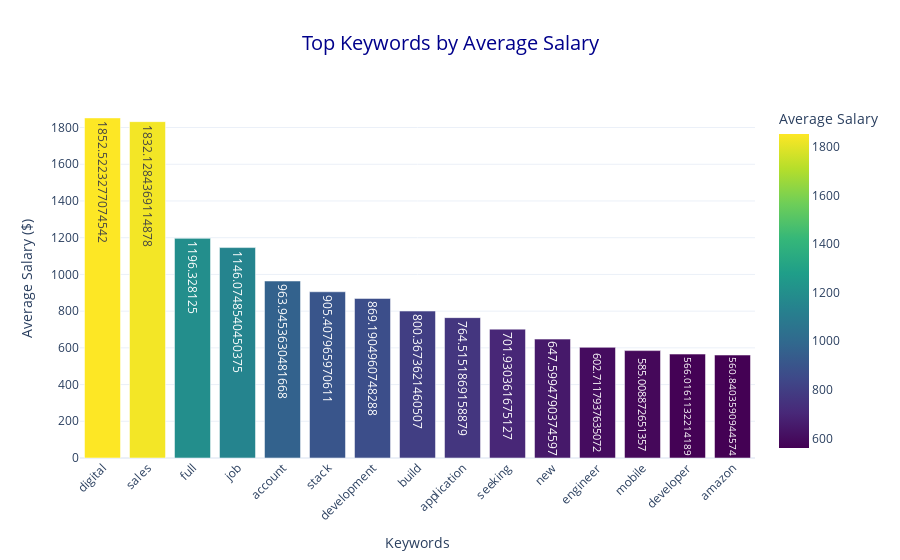

Notebook code cell kept with this figure:
### Code cell
# Prepare the data: Top 15 keywords by average salary
top_keywords = keyword_salary_df.head(15)

# Add a custom hover text to display example URLs
top_keywords['Hover Text'] = (
    'Keyword: ' + top_keywords['Keyword'] +
    '<br>Average Salary: $' + top_keywords['Average Salary'].round(2).astype(str) +
    '<br>Example URLs: ' + top_keywords['Example URLs']
)

# Create the interactive bar chart
fig = px.bar(
    top_keywords,
    x='Keyword',
    y='Average Salary',
    text='Average Salary',
    title='Top Keywords by Average Salary',
    hover_name='Hover Text',
    color='Average Salary',
    color_continuous_scale=px.colors.sequential.Viridis,
)

# Customize the layout for better visuals
fig.update_layout(
    title_font_size=20,
    title_font_color='darkblue',
    title_x=0.5,  # Center the title
    xaxis_title='Keywords',
    yaxis_title='Average Salary ($)',
    xaxis_tickangle=-45, 
    template='plotly_white',
)

# Display the figure
fig.show()

### Figure 1 — Plotly figure (JSON) as saved in the notebook; plotly's stock layout.template omitted (floating-point values rounded to 4 significant figures)
{"data": [{"hovertemplate": "<b>%{hovertext}</b><br><br>Keyword=%{x}<br>Average Salary=%{marker.color}<extra></extra>", "hovertext": ["Keyword: digital<br>Average Salary: $1852.52<br>Example URLs: https://www.upwork.com/jobs/Digital-Marketing-Sales-Closing-Specialist_%7E01946e98006f7b3675?source=rss, https://www.upwork.com/jobs/Project-Manager-Digital-Marketing-Market-Plan_%7E0155948eff6c6ff94d?source=rss, https://www.upwork.com/jobs/Digital-Marketing-Specialist-for-Nutraceuticals_%7E016cb571563f66b206?source=rss", "Keyword: sales<br>Average Salary: $1832.13<br>Example URLs: https://www.upwork.com/jobs/Digital-Marketing-Sales-Closing-Specialist_%7E01946e98006f7b3675?source=rss, https://www.upwork.com/jobs/HubSpot-Implementation-amp-Setup-For-Sales-Team_%7E013144f4a663ad4ac9?source=rss, https://www.upwork.com/jobs/eBay-Dropshipping-store-management-and-general-more-sales_%7E01c3c5c67f721c9155?source=rss", "Keyword: full<br>Average Salary: $1196.33<br>Example URLs: https://www.upwork.com/jobs/Full-Stack-Developer_%7E011604a02b364315a8?source=rss, https://www.upwork.com/jobs/Web3-Full-stack-Developer_%7E016de8daf913b57784?source=rss, https://www.upwork.com/jobs/Full-stack-Developer_%7E0184ab32ce5e0dc79c?source=rss", "Keyword: job<br>Average Salary: $1146.07<br>Example URLs: https://www.upwork.com/jobs/Create-job-offers-human-resources_%7E0152760891a70bd893?source=rss, https://www.upwork.com/jobs/Part-time-Online-Job_%7E01ceea688ceb9c7148?source=rss, https://www.upwork.com/jobs/Entry-level-admin-assistant-job_%7E0185e99ee22447803a?source=rss", "Keyword: account<br>Average Salary: $963.95<br>Example URLs: https://www.upwork.com/jobs/Professional-Debt-Collection-amp-Accounts-Receivables-Industry_%7E011525a5854bf3b5b4?source=rss, https://www.upwork.com/jobs/Mailchimp-Account-Manager_%7E0120ba2eddde3d889b?source=rss, https://www.upwork.com/jobs/Google-Ads-Account-Manager_%7E011ae7d96a931c2bfc?source=rss", "Keyword: stack<br>Average Salary: $905.41<br>Example URLs: https://www.upwork.com/jobs/Full-Stack-Developer_%7E011604a02b364315a8?source=rss, https://www.upwork.com/jobs/Web3-Full-stack-Developer_%7E016de8daf913b57784?source=rss, https://www.upwork.com/jobs/Full-stack-Developer_%7E0184ab32ce5e0dc79c?source=rss", "Keyword: development<br>Average Salary: $869.19<br>Example URLs: https://www.upwork.com/jobs/Transport-Transport-planning-Capacity-development-Engineer-based-Central-West-Asia_%7E01cedb9fc79fd8aac5?source=rss, https://www.upwork.com/jobs/Website-Development-for-Security-Products_%7E0141ed269bdcc88075?source=rss, https://www.upwork.com/jobs/KESHAH-App-Development_%7E01fc682f1c130f1603?source=rss", "Keyword: build<br>Average Salary: $800.37<br>Example URLs: https://www.upwork.com/jobs/Build-standalone-Python-app-that-records-system-audio-MacOS_%7E011848ed9a27097031?source=rss, https://www.upwork.com/jobs/Finish-Building-WooCommerce-Website_%7E01838a16585ffb43ed?source=rss, https://www.upwork.com/jobs/Build-for-Mobile-App_%7E01e9cfbf3c7003f76b?source=rss", "Keyword: application<br>Average Salary: $764.52<br>Example URLs: https://www.upwork.com/jobs/Flutter-application_%7E01f37061c511db7da0?source=rss, https://www.upwork.com/jobs/How-make-users-force-update-the-mobile-application-because-our-backend-changing_%7E01ee8183c3ff65e1fe?source=rss, https://www.upwork.com/jobs/Freelance-GIS-Analyst-for-Computer-Aided-Dispatch-Software-Applications_%7E015a3bdf646a25bed2?source=rss", "Keyword: seeking<br>Average Salary: $701.93<br>Example URLs: https://www.upwork.com/jobs/Seeking-Creative-Video-Editor-for-Learning-Courses-Social-Media-and-Animation-Projects_%7E010a885fc1a6f0adbe?source=rss, https://www.upwork.com/jobs/Seeking-Expert-Web-Developer-for-Facial-Recognition-Image-Recognition-and-Integration-Project_%7E015e7decb287174dbb?source=rss, https://www.upwork.com/jobs/Seeking-Native-Russian-and-English-Music-Producers-for-Groundbreaking-Music-Project_%7E010e6abbfdcde745f7?source=rss", "Keyword: new<br>Average Salary: $647.6<br>Example URLs: https://www.upwork.com/jobs/Create-new-website-amp-Migrate-existing-new-hosting_%7E01eb94a1845c875a8f?source=rss, https://www.upwork.com/jobs/Provide-Traffic-amp-New-Users-Telgram-channel-for-New-Hyper-Profitable-Crypto-Launch_%7E012c92941626b91608?source=rss, https://www.upwork.com/jobs/Legal-Counsel-Intellectual-Property-Law-New-York_%7E0107ce5ad0a0fd77a3?source=rss", "Keyword: engineer<br>Average Salary: $602.71<br>Example URLs: https://www.upwork.com/jobs/Data-Engineer_%7E015c34d1bcadde8702?source=rss, https://www.upwork.com/jobs/Mechanical-Engineer-Model-Planetary-Gear-Mixer_%7E0147265bb849e4f697?source=rss, https://www.upwork.com/jobs/Transport-Transport-planning-Capacity-development-Engineer-based-Central-West-Asia_%7E01cedb9fc79fd8aac5?source=rss", "Keyword: mobile<br>Average Salary: $585.01<br>Example URLs: https://www.upwork.com/jobs/Full-Stack-Mobile-Developer-for-React-Native-amp-Backend-for-Social-App_%7E01d3c3967c840e93dd?source=rss, https://www.upwork.com/jobs/Build-for-Mobile-App_%7E01e9cfbf3c7003f76b?source=rss, https://www.upwork.com/jobs/Need-Designer-for-Website-and-Mobile-app_%7E01d597a1414be12c4f?source=rss", "Keyword: developer<br>Average Salary: $566.02<br>Example URLs: https://www.upwork.com/jobs/Full-Stack-Developer_%7E011604a02b364315a8?source=rss, https://www.upwork.com/jobs/PHP-HTML-CSS-WordPress-Developer-Needed-for-Website-Transformation_%7E01d53716ab39fc98c5?source=rss, https://www.upwork.com/jobs/Web3-Full-stack-Developer_%7E016de8daf913b57784?source=rss", "Keyword: amazon<br>Average Salary: $560.84<br>Example URLs: https://www.upwork.com/jobs/Amazon-store-front_%7E0147aa7586b01cfe9c?source=rss, https://www.upwork.com/jobs/Need-ppc-expert-for-product-amazon_%7E01b1fffce298766e21?source=rss, https://www.upwork.com/jobs/Amazon-specialist-needed-for-Listing-Optimization-and-PPC_%7E01038e8da24fc1c6a4?source=rss"], "legendgroup": "", "marker": {"color": [1853.0, 1832.0, 1196.0, 1146.0, 963.9, 905.4, 869.2, 800.4, 764.5, 701.9, 647.6, 602.7, 585.0, 566.0, 560.8], "coloraxis": "coloraxis", "pattern": {"shape": ""}}, "name": "", "orientation": "v", "showlegend": false, "text": [1853.0, 1832.0, 1196.0, 1146.0, 963.9, 905.4, 869.2, 800.4, 764.5, 701.9, 647.6, 602.7, 585.0, 566.0, 560.8], "textposition": "auto", "type": "bar", "x": ["digital", "sales", "full", "job", "account", "stack", "development", "build", "application", "seeking", "new", "engineer", "mobile", "developer", "amazon"], "xaxis": "x", "y": [1853.0, 1832.0, 1196.0, 1146.0, 963.9, 905.4, 869.2, 800.4, 764.5, 701.9, 647.6, 602.7, 585.0, 566.0, 560.8], "yaxis": "y"}], "layout": {"barmode": "relative", "coloraxis": {"colorbar": {"title": {"text": "Average Salary"}}, "colorscale": [[0, "#440154"], [0.1111, "#482878"], [0.2222, "#3e4989"], [0.3333, "#31688e"], [0.4444, "#26828e"], [0.5556, "#1f9e89"], [0.6667, "#35b779"], [0.7778, "#6ece58"], [0.8889, "#b5de2b"], [1, "#fde725"]]}, "legend": {"tracegroupgap": 0}, "title": {"font": {"color": "darkblue", "size": 20}, "text": "Top Keywords by Average Salary", "x": 0.5}, "xaxis": {"anchor": "y", "domain": [0, 1], "tickangle": -45, "title": {"text": "Keywords"}}, "yaxis": {"anchor": "x", "domain": [0, 1], "title": {"text": "Average Salary ($)"}}}}
